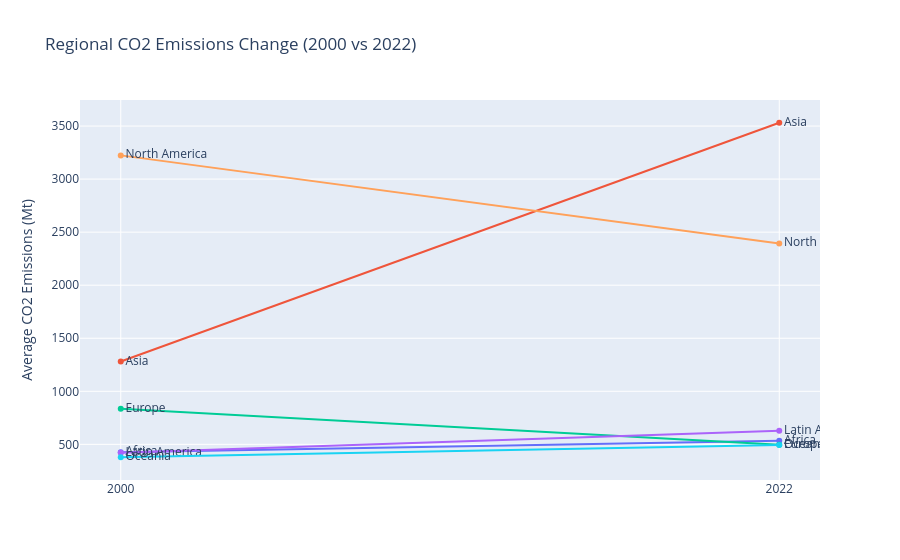

Notebook source saved alongside this figure:
### Code cell
fig = go.Figure()

for _, row in pivot_df.iterrows():
    fig.add_trace(go.Scatter(
        x=[2000, 2022],
        y=[row[2000], row[2022]],
        mode="lines+markers+text",
        text=[row["Region"], row["Region"]],
        textposition="middle right",
        name=row["Region"]
    ))

fig.update_layout(
    title="Regional CO2 Emissions Change (2000 vs 2022)",
    xaxis=dict(
        tickvals=[2000, 2022]
    ),
    yaxis_title="Average CO2 Emissions (Mt)",
    showlegend=False
)

fig.show()

### Figure 1 — Plotly figure (JSON) as saved in the notebook; plotly's stock layout.template omitted (floating-point values rounded to 4 significant figures)
{"data": [{"mode": "lines+markers+text", "name": "Africa", "text": ["Africa", "Africa"], "textposition": "middle right", "type": "scatter", "x": [2000, 2022], "y": [425.4, 534.4]}, {"mode": "lines+markers+text", "name": "Asia", "text": ["Asia", "Asia"], "textposition": "middle right", "type": "scatter", "x": [2000, 2022], "y": [1280.0, 3531.0]}, {"mode": "lines+markers+text", "name": "Europe", "text": ["Europe", "Europe"], "textposition": "middle right", "type": "scatter", "x": [2000, 2022], "y": [834.9, 496.5]}, {"mode": "lines+markers+text", "name": "Latin America", "text": ["Latin America", "Latin America"], "textposition": "middle right", "type": "scatter", "x": [2000, 2022], "y": [419.9, 629.1]}, {"mode": "lines+markers+text", "name": "North America", "text": ["North America", "North America"], "textposition": "middle right", "type": "scatter", "x": [2000, 2022], "y": [3224.0, 2394.0]}, {"mode": "lines+markers+text", "name": "Oceania", "text": ["Oceania", "Oceania"], "textposition": "middle right", "type": "scatter", "x": [2000, 2022], "y": [378.4, 493.7]}], "layout": {"showlegend": false, "title": {"text": "Regional CO2 Emissions Change (2000 vs 2022)"}, "xaxis": {"tickvals": [2000, 2022]}, "yaxis": {"title": {"text": "Average CO2 Emissions (Mt)"}}}}
